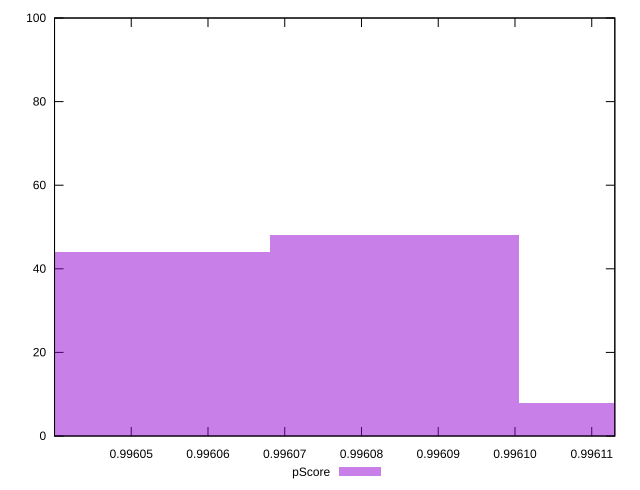

This figure's gnuplot source:
reset

$pScore <<EOF
0.9960519192628138 44
0.9960842911929793 48
0.9961166631231447 8
EOF

set key outside below
set boxwidth 0.00003237193016551769
set xrange [0.9960400057423351:0.9961130073775291]
set yrange [0:100]
set trange [0:100]
set style fill transparent solid 0.5 noborder
set terminal svg size 640, 490 enhanced background rgb 'white'
set output "report_00008_2021-01-22T20:58:29.167/largest-contentful-paint/samples/pages+cached+noexternal+nofonts+nosvg+noimg+nocss+nojs/pScore/histogram.svg"

plot $pScore title "pScore" with boxes

reset
